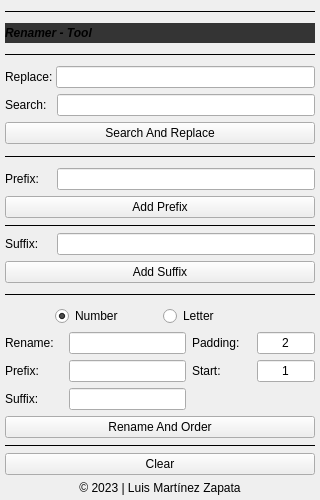
<?xml version="1.0" encoding="UTF-8"?>
<ui version="4.0">
 <class>Form</class>
 <widget class="QWidget" name="Form">
  <property name="geometry">
   <rect>
    <x>0</x>
    <y>0</y>
    <width>320</width>
    <height>500</height>
   </rect>
  </property>
  <property name="sizePolicy">
   <sizepolicy hsizetype="Preferred" vsizetype="Preferred">
    <horstretch>0</horstretch>
    <verstretch>0</verstretch>
   </sizepolicy>
  </property>
  <property name="minimumSize">
   <size>
    <width>320</width>
    <height>500</height>
   </size>
  </property>
  <property name="maximumSize">
   <size>
    <width>320</width>
    <height>501</height>
   </size>
  </property>
  <property name="windowTitle">
   <string>Form</string>
  </property>
  <layout class="QHBoxLayout" name="horizontalLayout_2">
   <property name="leftMargin">
    <number>5</number>
   </property>
   <property name="topMargin">
    <number>5</number>
   </property>
   <property name="rightMargin">
    <number>5</number>
   </property>
   <property name="bottomMargin">
    <number>5</number>
   </property>
   <item>
    <layout class="QVBoxLayout" name="verticalLayout">
     <property name="sizeConstraint">
      <enum>QLayout::SetFixedSize</enum>
     </property>
     <item>
      <layout class="QHBoxLayout" name="horizontalLayout">
       <item>
        <layout class="QVBoxLayout" name="verticalLayout_4">
         <item>
          <widget class="Line" name="line_4">
           <property name="sizePolicy">
            <sizepolicy hsizetype="Preferred" vsizetype="Preferred">
             <horstretch>0</horstretch>
             <verstretch>0</verstretch>
            </sizepolicy>
           </property>
           <property name="frameShadow">
            <enum>QFrame::Plain</enum>
           </property>
           <property name="orientation">
            <enum>Qt::Horizontal</enum>
           </property>
          </widget>
         </item>
         <item>
          <widget class="QLabel" name="title_2">
           <property name="sizePolicy">
            <sizepolicy hsizetype="Preferred" vsizetype="Preferred">
             <horstretch>0</horstretch>
             <verstretch>0</verstretch>
            </sizepolicy>
           </property>
           <property name="minimumSize">
            <size>
             <width>0</width>
             <height>20</height>
            </size>
           </property>
           <property name="sizeIncrement">
            <size>
             <width>0</width>
             <height>0</height>
            </size>
           </property>
           <property name="font">
            <font>
             <pointsize>9</pointsize>
             <italic>true</italic>
             <bold>true</bold>
            </font>
           </property>
           <property name="styleSheet">
            <string notr="true">background-color: rgb(52, 52, 52);</string>
           </property>
           <property name="text">
            <string>Renamer - Tool</string>
           </property>
          </widget>
         </item>
         <item>
          <widget class="Line" name="line_3">
           <property name="enabled">
            <bool>true</bool>
           </property>
           <property name="sizePolicy">
            <sizepolicy hsizetype="Preferred" vsizetype="Preferred">
             <horstretch>0</horstretch>
             <verstretch>0</verstretch>
            </sizepolicy>
           </property>
           <property name="frameShadow">
            <enum>QFrame::Plain</enum>
           </property>
           <property name="orientation">
            <enum>Qt::Horizontal</enum>
           </property>
          </widget>
         </item>
         <item>
          <layout class="QVBoxLayout" name="vertical_layout_2">
           <item>
            <layout class="QHBoxLayout" name="horizontal_layout_4" stretch="1,20">
             <property name="spacing">
              <number>0</number>
             </property>
             <item>
              <widget class="QLabel" name="lbl_replace">
               <property name="text">
                <string>Replace: </string>
               </property>
              </widget>
             </item>
             <item>
              <widget class="QLineEdit" name="in_replace">
               <property name="sizePolicy">
                <sizepolicy hsizetype="Preferred" vsizetype="Preferred">
                 <horstretch>0</horstretch>
                 <verstretch>0</verstretch>
                </sizepolicy>
               </property>
               <property name="text">
                <string/>
               </property>
              </widget>
             </item>
            </layout>
           </item>
           <item>
            <layout class="QHBoxLayout" name="horizontal_layout_5" stretch="1,5">
             <property name="spacing">
              <number>0</number>
             </property>
             <item>
              <widget class="QLabel" name="lbl_search">
               <property name="text">
                <string>Search: </string>
               </property>
              </widget>
             </item>
             <item>
              <widget class="QLineEdit" name="in_search">
               <property name="sizePolicy">
                <sizepolicy hsizetype="Preferred" vsizetype="Preferred">
                 <horstretch>0</horstretch>
                 <verstretch>0</verstretch>
                </sizepolicy>
               </property>
              </widget>
             </item>
            </layout>
           </item>
           <item>
            <widget class="QPushButton" name="btn_searchReplace">
             <property name="sizePolicy">
              <sizepolicy hsizetype="Preferred" vsizetype="Preferred">
               <horstretch>0</horstretch>
               <verstretch>0</verstretch>
              </sizepolicy>
             </property>
             <property name="text">
              <string>Search And Replace</string>
             </property>
            </widget>
           </item>
          </layout>
         </item>
         <item>
          <widget class="Line" name="line_2">
           <property name="sizePolicy">
            <sizepolicy hsizetype="Preferred" vsizetype="Preferred">
             <horstretch>0</horstretch>
             <verstretch>0</verstretch>
            </sizepolicy>
           </property>
           <property name="frameShadow">
            <enum>QFrame::Plain</enum>
           </property>
           <property name="orientation">
            <enum>Qt::Horizontal</enum>
           </property>
          </widget>
         </item>
         <item>
          <layout class="QVBoxLayout" name="verticalLayout_6">
           <item>
            <layout class="QHBoxLayout" name="horizontalLayout_4" stretch="1,5">
             <property name="spacing">
              <number>0</number>
             </property>
             <item>
              <widget class="QLabel" name="lbl_prefix">
               <property name="layoutDirection">
                <enum>Qt::LeftToRight</enum>
               </property>
               <property name="autoFillBackground">
                <bool>false</bool>
               </property>
               <property name="text">
                <string>Prefix: </string>
               </property>
              </widget>
             </item>
             <item>
              <widget class="QLineEdit" name="in_prefix">
               <property name="sizePolicy">
                <sizepolicy hsizetype="Preferred" vsizetype="Preferred">
                 <horstretch>0</horstretch>
                 <verstretch>0</verstretch>
                </sizepolicy>
               </property>
               <property name="text">
                <string/>
               </property>
              </widget>
             </item>
            </layout>
           </item>
           <item>
            <widget class="QPushButton" name="btn_prefix">
             <property name="sizePolicy">
              <sizepolicy hsizetype="Preferred" vsizetype="Preferred">
               <horstretch>0</horstretch>
               <verstretch>0</verstretch>
              </sizepolicy>
             </property>
             <property name="text">
              <string>Add Prefix</string>
             </property>
            </widget>
           </item>
          </layout>
         </item>
         <item>
          <layout class="QVBoxLayout" name="verticalLayout_5">
           <property name="spacing">
            <number>6</number>
           </property>
           <item>
            <widget class="Line" name="line">
             <property name="frameShadow">
              <enum>QFrame::Plain</enum>
             </property>
             <property name="orientation">
              <enum>Qt::Horizontal</enum>
             </property>
            </widget>
           </item>
          </layout>
         </item>
         <item>
          <layout class="QVBoxLayout" name="verticalLayout_7">
           <item>
            <layout class="QHBoxLayout" name="horizontalLayout_5" stretch="1,5">
             <property name="spacing">
              <number>0</number>
             </property>
             <item>
              <widget class="QLabel" name="lbl_suffix">
               <property name="text">
                <string>Suffix: </string>
               </property>
              </widget>
             </item>
             <item>
              <widget class="QLineEdit" name="in_suffix">
               <property name="sizePolicy">
                <sizepolicy hsizetype="Preferred" vsizetype="Preferred">
                 <horstretch>0</horstretch>
                 <verstretch>0</verstretch>
                </sizepolicy>
               </property>
               <property name="text">
                <string/>
               </property>
              </widget>
             </item>
            </layout>
           </item>
           <item>
            <widget class="QPushButton" name="btn_suffix">
             <property name="sizePolicy">
              <sizepolicy hsizetype="Preferred" vsizetype="Preferred">
               <horstretch>0</horstretch>
               <verstretch>0</verstretch>
              </sizepolicy>
             </property>
             <property name="text">
              <string>Add Suffix</string>
             </property>
            </widget>
           </item>
          </layout>
         </item>
         <item>
          <widget class="Line" name="line_5">
           <property name="sizePolicy">
            <sizepolicy hsizetype="Preferred" vsizetype="Preferred">
             <horstretch>0</horstretch>
             <verstretch>0</verstretch>
            </sizepolicy>
           </property>
           <property name="frameShadow">
            <enum>QFrame::Plain</enum>
           </property>
           <property name="orientation">
            <enum>Qt::Horizontal</enum>
           </property>
          </widget>
         </item>
         <item>
          <layout class="QVBoxLayout" name="verticalLayout_9">
           <item>
            <layout class="QHBoxLayout" name="horizontalLayout_3" stretch="0,0">
             <property name="leftMargin">
              <number>50</number>
             </property>
             <property name="rightMargin">
              <number>50</number>
             </property>
             <item>
              <widget class="QRadioButton" name="rbtn_orderNum">
               <property name="text">
                <string>Number</string>
               </property>
               <property name="checkable">
                <bool>true</bool>
               </property>
               <property name="checked">
                <bool>true</bool>
               </property>
              </widget>
             </item>
             <item>
              <widget class="QRadioButton" name="rbtn_orderLetter">
               <property name="text">
                <string>Letter</string>
               </property>
              </widget>
             </item>
            </layout>
           </item>
           <item>
            <layout class="QGridLayout" name="grid_layout" columnstretch="1,2,1,1">
             <property name="sizeConstraint">
              <enum>QLayout::SetDefaultConstraint</enum>
             </property>
             <property name="leftMargin">
              <number>0</number>
             </property>
             <property name="topMargin">
              <number>0</number>
             </property>
             <property name="rightMargin">
              <number>0</number>
             </property>
             <item row="1" column="0">
              <widget class="QLabel" name="lbl_orderRename">
               <property name="text">
                <string>Rename: </string>
               </property>
              </widget>
             </item>
             <item row="2" column="0">
              <widget class="QLabel" name="lbl_orderPrefix">
               <property name="text">
                <string>Prefix: </string>
               </property>
              </widget>
             </item>
             <item row="3" column="1">
              <widget class="QLineEdit" name="in_orderSuffix">
               <property name="sizePolicy">
                <sizepolicy hsizetype="Preferred" vsizetype="Preferred">
                 <horstretch>0</horstretch>
                 <verstretch>0</verstretch>
                </sizepolicy>
               </property>
               <property name="text">
                <string/>
               </property>
              </widget>
             </item>
             <item row="2" column="3">
              <widget class="QLineEdit" name="in_orderStart">
               <property name="sizePolicy">
                <sizepolicy hsizetype="Preferred" vsizetype="Preferred">
                 <horstretch>0</horstretch>
                 <verstretch>0</verstretch>
                </sizepolicy>
               </property>
               <property name="text">
                <string>1</string>
               </property>
               <property name="alignment">
                <set>Qt::AlignCenter</set>
               </property>
              </widget>
             </item>
             <item row="3" column="0">
              <widget class="QLabel" name="lbl_orderSuffix">
               <property name="text">
                <string>Suffix: </string>
               </property>
              </widget>
             </item>
             <item row="1" column="3">
              <widget class="QLineEdit" name="in_orderPadding">
               <property name="sizePolicy">
                <sizepolicy hsizetype="Preferred" vsizetype="Preferred">
                 <horstretch>0</horstretch>
                 <verstretch>0</verstretch>
                </sizepolicy>
               </property>
               <property name="text">
                <string>2</string>
               </property>
               <property name="alignment">
                <set>Qt::AlignCenter</set>
               </property>
              </widget>
             </item>
             <item row="2" column="2">
              <widget class="QLabel" name="lbl_orderStart">
               <property name="text">
                <string>Start: </string>
               </property>
              </widget>
             </item>
             <item row="2" column="1">
              <widget class="QLineEdit" name="in_orderPrefix">
               <property name="sizePolicy">
                <sizepolicy hsizetype="Preferred" vsizetype="Preferred">
                 <horstretch>0</horstretch>
                 <verstretch>0</verstretch>
                </sizepolicy>
               </property>
               <property name="text">
                <string/>
               </property>
              </widget>
             </item>
             <item row="1" column="1">
              <widget class="QLineEdit" name="in_orderRename">
               <property name="sizePolicy">
                <sizepolicy hsizetype="Preferred" vsizetype="Preferred">
                 <horstretch>0</horstretch>
                 <verstretch>0</verstretch>
                </sizepolicy>
               </property>
               <property name="text">
                <string/>
               </property>
              </widget>
             </item>
             <item row="1" column="2">
              <widget class="QLabel" name="lbl_orderPadding">
               <property name="text">
                <string>Padding: </string>
               </property>
              </widget>
             </item>
            </layout>
           </item>
           <item>
            <widget class="QPushButton" name="btn_orderRename">
             <property name="sizePolicy">
              <sizepolicy hsizetype="Preferred" vsizetype="Preferred">
               <horstretch>0</horstretch>
               <verstretch>0</verstretch>
              </sizepolicy>
             </property>
             <property name="text">
              <string>Rename And Order</string>
             </property>
            </widget>
           </item>
           <item>
            <widget class="Line" name="line_7">
             <property name="sizePolicy">
              <sizepolicy hsizetype="Preferred" vsizetype="Preferred">
               <horstretch>0</horstretch>
               <verstretch>0</verstretch>
              </sizepolicy>
             </property>
             <property name="frameShadow">
              <enum>QFrame::Plain</enum>
             </property>
             <property name="orientation">
              <enum>Qt::Horizontal</enum>
             </property>
            </widget>
           </item>
           <item>
            <widget class="QPushButton" name="btn_clear">
             <property name="sizePolicy">
              <sizepolicy hsizetype="Preferred" vsizetype="Preferred">
               <horstretch>0</horstretch>
               <verstretch>0</verstretch>
              </sizepolicy>
             </property>
             <property name="text">
              <string>Clear</string>
             </property>
            </widget>
           </item>
          </layout>
         </item>
         <item>
          <layout class="QVBoxLayout" name="verticalLayout_10">
           <item>
            <widget class="QLabel" name="lbl_credits">
             <property name="enabled">
              <bool>true</bool>
             </property>
             <property name="font">
              <font>
               <italic>false</italic>
               <bold>false</bold>
               <underline>false</underline>
               <strikeout>false</strikeout>
              </font>
             </property>
             <property name="focusPolicy">
              <enum>Qt::WheelFocus</enum>
             </property>
             <property name="autoFillBackground">
              <bool>false</bool>
             </property>
             <property name="text">
              <string>© 2023 | Luis Martínez Zapata</string>
             </property>
             <property name="alignment">
              <set>Qt::AlignCenter</set>
             </property>
            </widget>
           </item>
          </layout>
         </item>
        </layout>
       </item>
      </layout>
     </item>
    </layout>
   </item>
  </layout>
 </widget>
 <tabstops>
  <tabstop>in_replace</tabstop>
  <tabstop>in_search</tabstop>
  <tabstop>btn_searchReplace</tabstop>
  <tabstop>in_prefix</tabstop>
  <tabstop>btn_prefix</tabstop>
  <tabstop>in_suffix</tabstop>
  <tabstop>btn_suffix</tabstop>
  <tabstop>rbtn_orderNum</tabstop>
  <tabstop>rbtn_orderLetter</tabstop>
  <tabstop>in_orderRename</tabstop>
  <tabstop>in_orderPrefix</tabstop>
  <tabstop>in_orderSuffix</tabstop>
  <tabstop>in_orderPadding</tabstop>
  <tabstop>in_orderStart</tabstop>
  <tabstop>btn_orderRename</tabstop>
  <tabstop>btn_clear</tabstop>
  <tabstop>lbl_credits</tabstop>
 </tabstops>
 <resources/>
 <connections/>
</ui>
